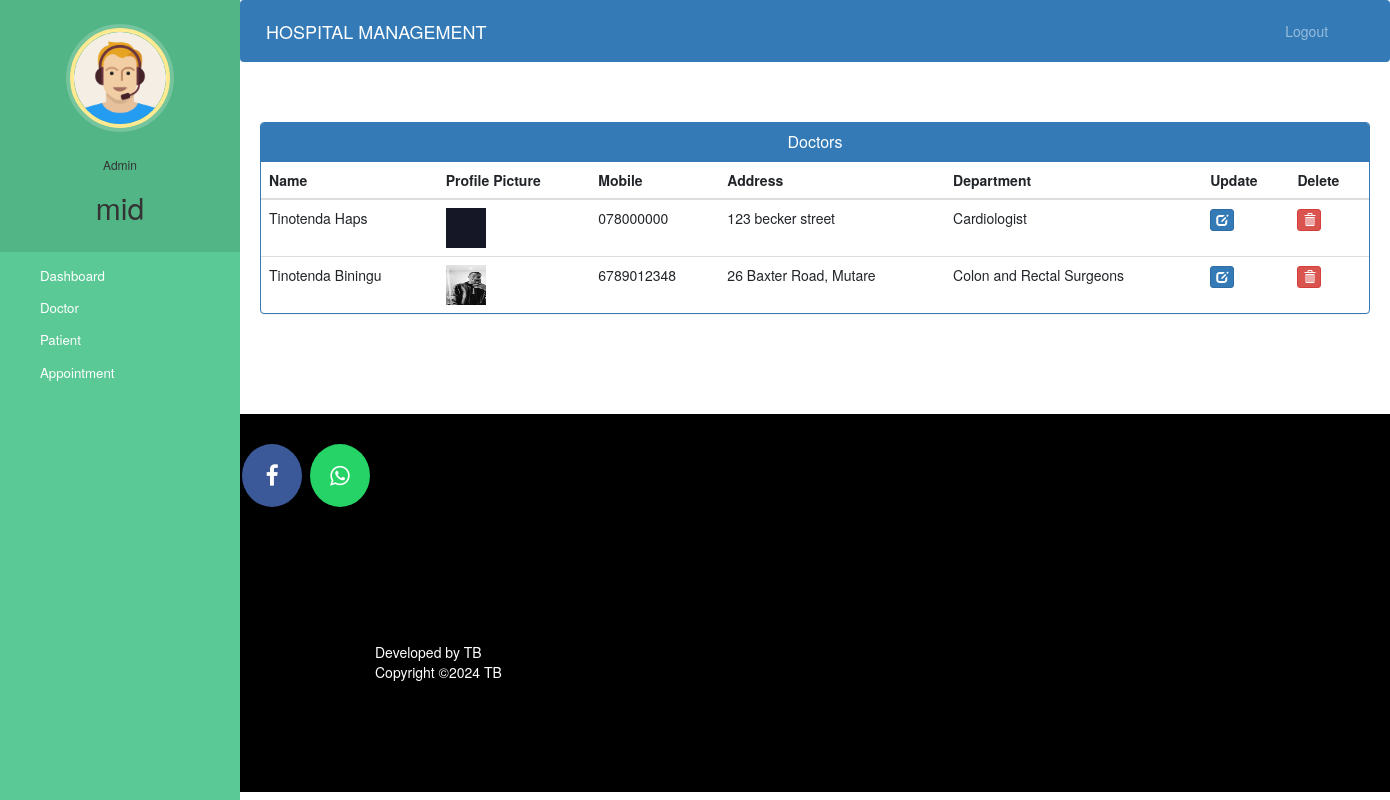
The app's page /admin-view-doctor (signed in) with its own data.
### hospital/models.py (models this page shows, shortened)
class Doctor(models.Model):
    user=models.OneToOneField(User,on_delete=models.CASCADE)
    profile_pic= models.ImageField(upload_to='profile_pic/DoctorProfilePic/',null=True,blank=True)
    address = models.CharField(max_length=40)
    mobile = models.CharField(max_length=20,null=True)
    department= models.CharField(max_length=50,choices=departments,default='Cardiologist')
    status=models.BooleanField(default=False)
    @property
    def get_name(self):
        return self.user.first_name+" "+self.user.last_name

### hospital/views.py (the view)
# urls.py: path('admin-view-doctor', views.admin_view_doctor_view,name='admin-view-doctor'),
@login_required(login_url='adminlogin')
@user_passes_test(is_admin)
def admin_view_doctor_view(request):
    doctors=models.Doctor.objects.all().filter(status=True)
    return render(request,'hospital/admin_view_doctor.html',{'doctors':doctors})

### hospital/views.py (called while the page is built)
def is_admin(user):
    return user.groups.filter(name='ADMIN').exists()

### templates/hospital/admin_view_doctor.html (shortened to what this page needs)
{% extends 'hospital/admin_base.html' %}
{% block content %}
{%load static%}
<head>
  <link href="//netdna.bootstrapcdn.com/bootstrap/3.0.0/css/bootstrap.min.css" rel="stylesheet" id="bootstrap-css">
</head>
<div class="container">
  <div class="panel panel-primary">
    <div class="panel-heading">
      <h6 class="panel-title">Doctors</h6>
    </div>
    <table class="table table-hover" id="dev-table">
      <thead>
        <tr>
          <th>Name</th>
          <th>Profile Picture</th>
          <th>Mobile</th>
          <th>Address</th>
          <th>Department</th>
          <th>Update</th>
          <th>Delete</th>
        </tr>
      </thead>
      {% for d in doctors %}
      <tr>
        <td> {{d.get_name}}</td>
        <td> <img src="{% static d.profile_pic.url %}" alt="Profile Pic" height="40px" width="40px" /></td>
        <td>{{d.mobile}}</td>
        <td>{{d.address}}</td>
        <td>{{d.department}}</td>
        <td><a class="btn btn-primary btn-xs" href="{% url 'update-doctor' d.id  %}"><span class="glyphicon glyphicon-edit"></span></a></td>
        <td><a class="btn btn-danger btn-xs" href="{% url 'delete-doctor-from-hospital' d.id  %}"><span class="glyphicon glyphicon-trash"></span></a></td>
      </tr>
      {% endfor %}
    </table>
  </div>
</div>
{% endblock content %}

### templates/hospital/admin_base.html (shortened to what this page needs)
<!DOCTYPE html>
{% load static %}
<html lang="en">
<head>
  <link rel="stylesheet" href="https://stackpath.bootstrapcdn.com/bootstrap/4.3.1/css/bootstrap.min.css">
  <link rel="stylesheet" href="https://maxcdn.bootstrapcdn.com/font-awesome/4.7.0/css/font-awesome.min.css">
  <link rel="stylesheet" href="{% static '/style.css' %}">
</head>
<body>
  <nav class="menu" tabindex="0">
    <header class="avatar">
      <img src="{% static "images/adminpropic.png" %}" />
      <br><br>
      <h6>Admin</h6>
      <h2>{{request.user.first_name}}</h2>
    </header>
    <ul>
      <li tabindex="0" class="icon-dashboard"> <a style="color:white; text-decoration:none;" href="/admin-dashboard"><span>Dashboard</span></a> </li>
      <li tabindex="0" class="icon-customers"> <a style="color:white; text-decoration:none;" href="/admin-doctor"><span>Doctor</span></a></li>
      <li tabindex="0" class="icon-users"> <a style="color:white; text-decoration:none;" href="/admin-patient"><span>Patient</span></a></li>
      <li tabindex="0" class="icon-calendar"> <a style="color:white; text-decoration:none;" href="/admin-appointment"><span>Appointment</span></a></li>
    </ul>
  </nav>
  <main>
    <div class="bs-example">
      <nav class="navbar navbar-expand-md  navbar-dark fixed-top" style="background:#337AB7;">
        <a href="/admin-dashboard" class="navbar-brand">HOSPITAL MANAGEMENT</a>
        <div class="collapse navbar-collapse justify-content-between" id="navbarCollapse">
          <div class="navbar-nav" style=" margin-left: 90%;">
            <a href="/logout" class="nav-item nav-link">Logout</a>
          </div>
        </div>
      </nav>
    </div>
    <br><br>
    {% block content %}
    {% endblock content %}
    <br><br><br><br>
    <footer>
      <p>
        <a id="ftr" href="https://facebook.com/tino.biningu/" class="fa fa-facebook"></a>
        <a id="ftr" href="https://api.whatsapp.com/send?phone=+263780601210&text=Hello%20Tino.%0d%0aHow%20are%20you%20%3f%0d%0aI%20came%20from%20your%20website.&source=&data=#" class="fa fa-whatsapp"></a>
      </p>
      <br>
      <div class="container">
        <div class="row">
          <div class="col-md-12 col-sm-12">
            <div style="color:#ffffff;" class="wow fadeInUp footer-copyright">
              <p>Developed by TB <br>
                Copyright &copy;2024 TB </p>
            </div>
          </div>
        </div>
      </div>
    </footer>
  </main>
</body>
</html>

### static/style.css (style rules this page uses)
body { padding-left: 240px; }
main { position: relative; height: 100vh; }
.menu { background: #5bc995; height: 100vh; width: 240px; position: fixed; top: 0px; left: 0; z-index: 5; outline: none; }
.menu .avatar { background: rgba(0, 0, 0, 0.1); padding: 2em 0.5em; text-align: center; }
.menu .avatar img { width: 100px; border-radius: 50%; overflow: hidden; border: 4px solid #ffea92; box-shadow: 0 0 0 4px rgba(255, 255, 255, 0.2); }
.menu .avatar h2 { font-weight: normal; margin-bottom: 0; }
.menu ul { list-style: none; padding: 0.5em 0; margin: 0; }
.menu ul li { padding: 0.5em 1em 0.5em 3em; font-size: 0.95em; font-weight: regular; background-repeat: no-repeat; background-position: left 15px center; background-size: auto 20px; transition: all 0.15s linear; cursor: pointer; }
.menu ul li.icon-dashboard { background-image: url("http://www.entypo.com/images//gauge.svg"); }
.menu ul li.icon-customers { background-image: url("http://www.entypo.com/images//briefcase.svg"); }
.menu ul li.icon-users { background-image: url("http://www.entypo.com/images//users.svg"); }
.menu ul li.icon-calendar { background-image: url("http://www.entypo.com/images//calendar.svg"); }

### templates/hospital/admin_base.html (style rules this page uses)
a:link { text-decoration: none; }
a { color: white; }
footer { padding: 0px 0px 0px 0px; background-color: black; margin: 0px; }
#ftr { padding: 20px; }
.fa { font-size: 23px; width: 60px; text-align: center; text-decoration: none; margin: 5px 2px; border-radius: 50%; }
.fa-facebook { background: #3B5998; color: white; margin-top: 30px; }
.fa-whatsapp { background: #25d366; color: white; }
body { padding-left: 240px; }
main { position: relative; height: 100vh; }
.menu { background: #5bc995; height: 100vh; width: 240px; position: fixed; top: 0px; left: 0; z-index: 5; outline: none; }
.menu .avatar { background: rgba(0, 0, 0, 0.1); padding: 2em 0.5em; text-align: center; }
.menu .avatar img { width: 100px; border-radius: 50%; overflow: hidden; border: 4px solid #ffea92; box-shadow: 0 0 0 4px rgba(255, 255, 255, 0.2); }
.menu .avatar h2 { font-weight: normal; margin-bottom: 0; }
.menu ul { list-style: none; padding: 0.5em 0; margin: 0; }
.menu ul li { padding: 0.5em 1em 0.5em 3em; font-size: 0.95em; font-weight: regular; background-repeat: no-repeat; background-position: left 15px center; background-size: auto 20px; transition: all 0.15s linear; cursor: pointer; }
.menu ul li.icon-dashboard { background-image: url("http://www.entypo.com/images//gauge.svg"); }
.menu ul li.icon-customers { background-image: url("http://www.entypo.com/images//briefcase.svg"); }
.menu ul li.icon-users { background-image: url("http://www.entypo.com/images//users.svg"); }
.menu ul li.icon-calendar { background-image: url("http://www.entypo.com/images//calendar.svg"); }

### templates/hospital/admin_view_doctor.html (style rules this page uses)
a:link { text-decoration: none; }
h6 { text-align: center; }
.row { margin: 100px; }

### records on screen
Doctor: get_name "Tinotenda Haps", profile_pic (picture), mobile "078000000", address "123 becker street", department "Cardiologist"
Doctor: get_name "Tinotenda Biningu", profile_pic (picture), mobile "6789012348", address "26 Baxter Road, Mutare", department "Colon and Rectal Surgeons"

### other values on screen
{{ request.user.first_name }} "mid"
